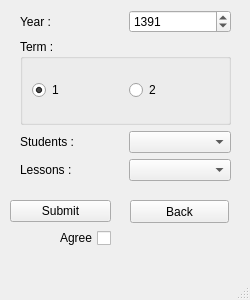
<?xml version="1.0" encoding="UTF-8"?>
<ui version="4.0">
 <class>cTerm_3</class>
 <widget class="QMainWindow" name="cTerm_3">
  <property name="geometry">
   <rect>
    <x>0</x>
    <y>0</y>
    <width>250</width>
    <height>300</height>
   </rect>
  </property>
  <property name="windowTitle">
   <string>MainWindow</string>
  </property>
  <widget class="QWidget" name="centralwidget">
   <widget class="QWidget" name="layoutWidget_2">
    <property name="geometry">
     <rect>
      <x>10</x>
      <y>200</y>
      <width>101</width>
      <height>48</height>
     </rect>
    </property>
    <layout class="QVBoxLayout" name="verticalLayout_4">
     <item>
      <widget class="QPushButton" name="SubmitButton">
       <property name="text">
        <string>Submit</string>
       </property>
      </widget>
     </item>
     <item>
      <widget class="QCheckBox" name="AgreeCheckbox">
       <property name="layoutDirection">
        <enum>Qt::RightToLeft</enum>
       </property>
       <property name="text">
        <string>Agree</string>
       </property>
      </widget>
     </item>
    </layout>
   </widget>
   <widget class="QPushButton" name="BackButton">
    <property name="geometry">
     <rect>
      <x>130</x>
      <y>200</y>
      <width>99</width>
      <height>23</height>
     </rect>
    </property>
    <property name="styleSheet">
     <string notr="true"/>
    </property>
    <property name="text">
     <string>Back</string>
    </property>
   </widget>
   <widget class="QWidget" name="layoutWidget">
    <property name="geometry">
     <rect>
      <x>20</x>
      <y>10</y>
      <width>211</width>
      <height>171</height>
     </rect>
    </property>
    <layout class="QVBoxLayout" name="verticalLayout_2">
     <item>
      <layout class="QHBoxLayout" name="horizontalLayout_2">
       <item>
        <widget class="QLabel" name="label">
         <property name="text">
          <string>Year :</string>
         </property>
        </widget>
       </item>
       <item>
        <widget class="QSpinBox" name="YearList">
         <property name="locale">
          <locale language="English" country="UnitedStates"/>
         </property>
         <property name="minimum">
          <number>1300</number>
         </property>
         <property name="maximum">
          <number>1450</number>
         </property>
         <property name="value">
          <number>1391</number>
         </property>
        </widget>
       </item>
      </layout>
     </item>
     <item>
      <widget class="QGroupBox" name="TermGroup">
       <property name="title">
        <string>Term :</string>
       </property>
       <layout class="QVBoxLayout" name="verticalLayout">
        <item>
         <layout class="QHBoxLayout" name="horizontalLayout">
          <item>
           <widget class="QRadioButton" name="Term1Radio">
            <property name="text">
             <string>1</string>
            </property>
            <property name="checked">
             <bool>true</bool>
            </property>
           </widget>
          </item>
          <item>
           <widget class="QRadioButton" name="Term2Radio">
            <property name="text">
             <string>2</string>
            </property>
           </widget>
          </item>
         </layout>
        </item>
       </layout>
      </widget>
     </item>
     <item>
      <layout class="QHBoxLayout" name="horizontalLayout_3">
       <item>
        <widget class="QLabel" name="label_2">
         <property name="text">
          <string>Students :</string>
         </property>
        </widget>
       </item>
       <item>
        <widget class="QComboBox" name="StudentCombo"/>
       </item>
      </layout>
     </item>
     <item>
      <layout class="QHBoxLayout" name="horizontalLayout_4">
       <item>
        <widget class="QLabel" name="label_3">
         <property name="text">
          <string>Lessons :</string>
         </property>
        </widget>
       </item>
       <item>
        <widget class="QComboBox" name="LessonCombo"/>
       </item>
      </layout>
     </item>
    </layout>
   </widget>
  </widget>
  <widget class="QMenuBar" name="menubar">
   <property name="geometry">
    <rect>
     <x>0</x>
     <y>0</y>
     <width>250</width>
     <height>21</height>
    </rect>
   </property>
  </widget>
  <widget class="QStatusBar" name="statusbar"/>
 </widget>
 <resources/>
 <connections/>
</ui>
